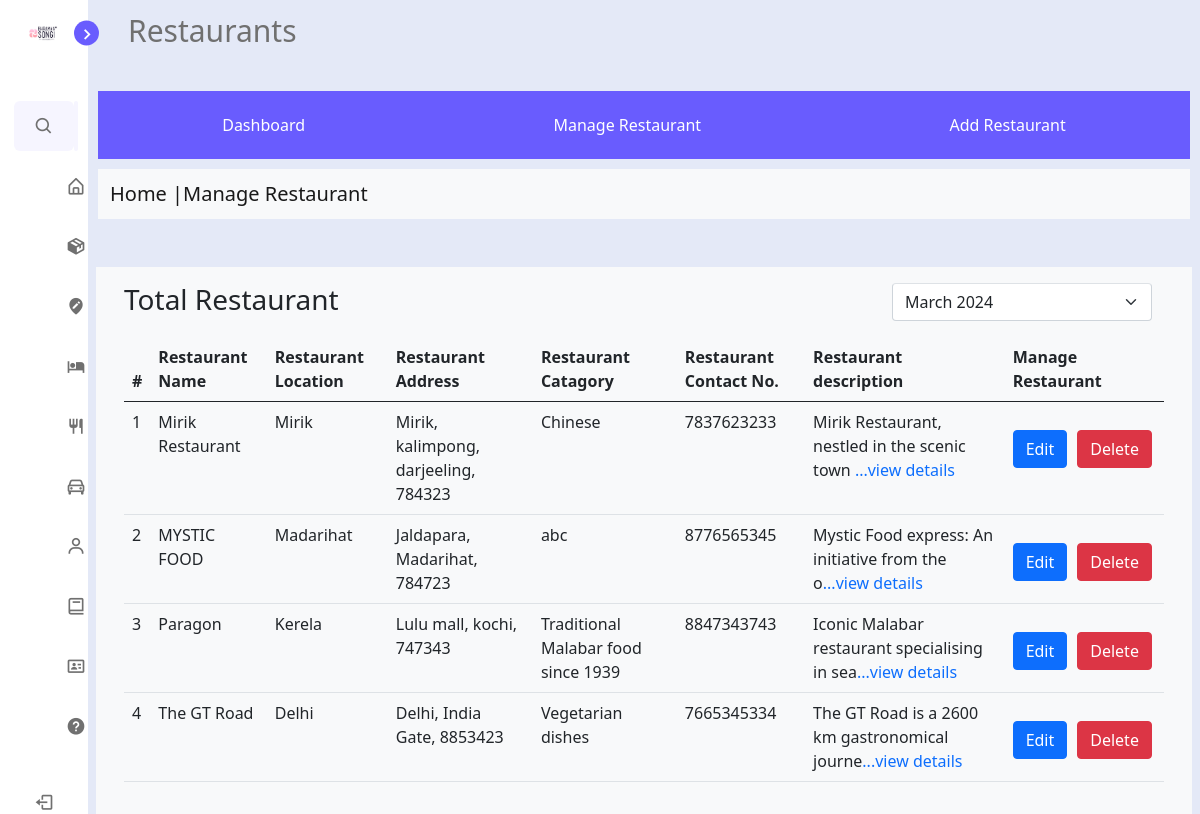
/Admin/restaurant/restaurant.php (signed in), run on the app's committed database.
### tables this page shows
CREATE TABLE `restaurant` (
  `RES_ID` int(6) NOT NULL,
  `RES_NAME` text NOT NULL,
  `RES_LOCATION` varchar(30) NOT NULL,
  `RES_CATEGORY` text NOT NULL,
  `RES_CONTACT` varchar(15) NOT NULL,
  `RES_ADDR` text NOT NULL,
  `RES_DESCR` text NOT NULL,
  `RES_IMAGE` varchar(255) DEFAULT NULL
);

### Admin/restaurant/restaurant.php (the view, shortened to what this page needs)
<?php
require('../include/header.php');
$sql = "select * from restaurant;";
$res = mysqli_query($conn, $sql);
?>
</head>
<body>
    <?php include '../include/sidebarmenu.php' ?>
    <section class="home">
        <div class="text">Restaurants</div>
        <header>
            <div class="navbar">
                <a href="../index.php">Dashboard</a>
                <a href="restaurant.php">Manage Restaurant</a>
                <a href="add_restaurant.php">Add Restaurant</a>
            </div>
        </header>
        <nav class="navbar navbar-light bg-light">
            <div class="container-fluid">
                <span class="navbar-brand mb-0 h1">Home |Manage Restaurant</span>
            </div>
        </nav>
        <div class="row bg-light m-2 mt-5 p-3">
            <div class="col-md-12 col-lg-12 col-sm-12">
                <div class="white-box">
                    <div class="d-md-flex mb-3">
                        <h3 class="box-title mb-0">Total Restaurant</h3>
                        <div class="col-md-3 col-sm-4 col-xs-6 ms-auto">
                            <select class="form-select shadow-none row border-top">
                                <option>March 2024</option>
                            </select>
                        </div>
                    </div>
                    <div class="table-responsive">
                        <table class="table no-wrap">
                            <thead>
                                <tr>
                                    <th>#</th>
                                    <th>Restaurant Name</th>
                                    <th>Restaurant Location</th>
                                    <th>Restaurant Address</th>
                                    <th>Restaurant Catagory</th>
                                    <th>Restaurant Contact No.</th>
                                    <th>Restaurant description</th>
                                    <th>Manage Restaurant</th>
                                </tr>
                            </thead>
                            <tbody>
                                <?php
                                $i = 1;
                                while ($rowData = (mysqli_fetch_assoc($res))) {
                                    $restaurant_details = $rowData['RES_DESCR'];
                                    $shortened_details = substr($restaurant_details, 0, 45);
                                ?>
                                    <tr>
                                        <td><?php echo $i; ?></td>
                                        <td><?php echo $rowData['RES_NAME']; ?></td>
                                        <td><?php echo $rowData['RES_LOCATION']; ?></td>
                                        <td><?php echo $rowData['RES_ADDR']; ?></td>
                                        <td><?php echo $rowData['RES_CATEGORY']; ?></td>
                                        <td><?php echo $rowData['RES_CONTACT']; ?></td>
                                        <td><?php echo $shortened_details; ?><a class="text-primary" href="restaurant_detail.php?id=<?php echo $rowData['RES_ID']; ?>">...view details</a></td>
                                        <td class="txt-oflo">
                                            <div class="bt">
                                                <button class="btn btn-primary"><a href="edit_restaurant.php?type=edit&id=<?php echo $rowData['RES_ID']; ?>">Edit</a> </button>
                                                <button class="btn btn-danger"><a href="delete_restaurant.php?type=delete&id=<?php echo $rowData['RES_ID']; ?>">Delete</a> </button>
                                            </div>
                                        </td>
                                    </tr>
                                <?php
                                $i++;
                                }
                                ?>
                            </tbody>
                        </table>
                    </div>
                </div>
            </div>
        </div>
    </section>
</body>
</html>

### Admin/css/style.css (style rules this page uses)
:root { --body-color: #e4e9f7; --sidebar-color: #fff; --primary-color: #695cfe; --primary-color-light: #f6f5ff; --toggle-color: #ddd; --text-color: #707070; --tran-02: all 0.2s ease; --tran-03: all 0.3s ease; --tran-04: all 0.4s ease; --tran-05: all 0.5s ease; }
body { height: 100vh; background: var(--body-color); transition: var(--tran-05); }
.home { position: relative; left: 250px; width: calc(100% - 250px); background: var(--body-color); transition: var(--tran-05); }
.home .text { font-size: 30px; font-weight: 500; color: var(--text-color); padding: 8px 40px; }
.sidebar.close ~ .home { left: 88px; width: calc(100% - 88px); }
.navbar { overflow: hidden; background: var(--primary-color); display: flex; justify-content: space-around; margin: 10px; }
.navbar a { float: left; font-size: 16px; color: white; text-align: center; padding: 14px 16px; text-decoration: none; }
header .navbar { margin-top: 30px; }

### Admin/css/table_image.css (style rules this page uses)
a { text-decoration: none; color: white; }
.bt { display: flex; gap: 10px; margin-top: 20px; }

### Admin/restaurant/restaurant.php (style rules this page uses)
a { text-decoration: none; color: white; }
.bt { display: flex; gap: 10px; margin-top: 20px; }

### data on the page
restaurant: RES_NAME "Mirik Restaurant", RES_LOCATION "Mirik", RES_ADDR "Mirik, kalimpong, darjeeling, 784323", RES_CATEGORY "Chinese", RES_CONTACT "7837623233", RES_DESCR "Mirik Restaurant, nestled in the scenic town"
restaurant: RES_NAME "MYSTIC FOOD", RES_LOCATION "Madarihat", RES_ADDR "Jaldapara, Madarihat, 784723", RES_CATEGORY "abc", RES_CONTACT "8776565345", RES_DESCR "Mystic Food express: An initiative from the o"
restaurant: RES_NAME "Paragon", RES_LOCATION "Kerela", RES_ADDR "Lulu mall, kochi, 747343", RES_CATEGORY "Traditional Malabar food since 1939", RES_CONTACT "8847343743", RES_DESCR "Iconic Malabar restaurant specialising in sea"
restaurant: RES_NAME "The GT Road", RES_LOCATION "Delhi", RES_ADDR "Delhi, India Gate, 8853423", RES_CATEGORY "Vegetarian dishes", RES_CONTACT "7665345334", RES_DESCR "The GT Road is a 2600 km gastronomical journe"
